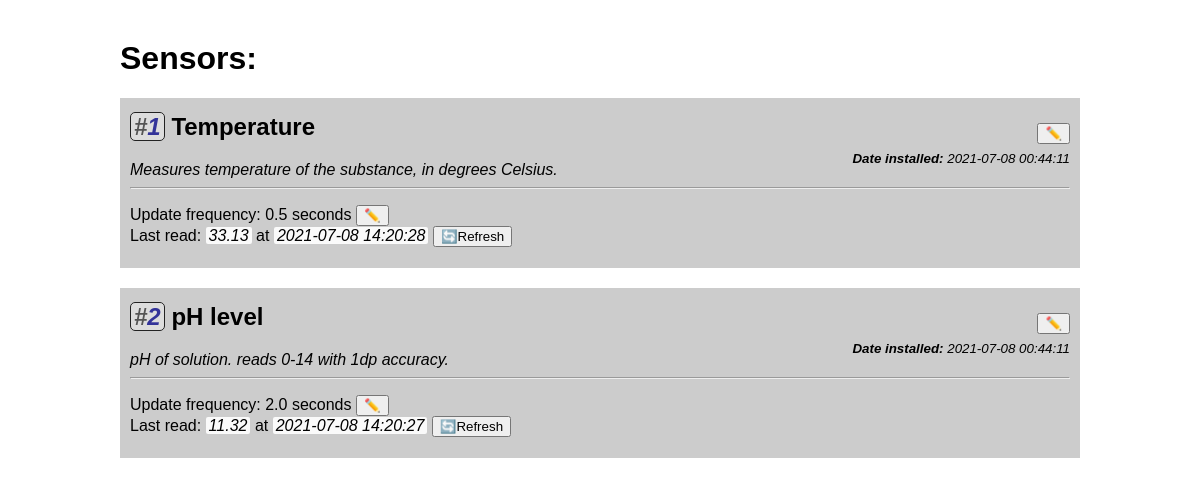
The page /sensors (signed in) on the database its author committed.
### tables this page shows
CREATE TABLE 'sensors' (
'id' INTEGER DEFAULT NULL PRIMARY KEY AUTOINCREMENT,
'name' TEXT DEFAULT 'New sensor',
'description' TEXT DEFAULT NULL,
'update_frequency' INTEGER DEFAULT 10, -- in deciseconds (*10ms)
'date_installed' INTEGER DEFAULT (strftime('%s','now'))
);

CREATE TABLE 'log' (
'id' INTEGER DEFAULT NULL PRIMARY KEY AUTOINCREMENT,
'timestamp' INTEGER DEFAULT (strftime('%s','now')),
'sensor' INTEGER DEFAULT NULL REFERENCES 'sensors' ('id'),
'value' REAL DEFAULT NULL,
'source_user' INTEGER DEFAULT NULL REFERENCES 'users' ('id')
);

### admin/panels.py (the view)
@admin_bp.route('/sensors')
@authenticate("MANAGE_SENSORS")
def sensor_control():
    sensors = list( map(list, get_all_sensors()) ) # get all sensors, as list of lists (not of tuples)
    print(sensors)
    for sensor in sensors:
        print(sensor[0])
        last_read_timestamp, last_value = get_recent_reading(sensor[0])
        sensor.append(last_value)
        sensor.append(last_read_timestamp)
    return render_template('sensors.html', sensors=sensors)

### api/logs.py (called while the page is built)
def get_recent_reading(sensor_id):
    with sqlite3.connect(DATABASE_PATH) as con:
        cur = con.cursor()
        cur.execute("SELECT datetime(timestamp, 'unixepoch', 'localtime'), value FROM log WHERE sensor = ? ORDER BY timestamp DESC LIMIT 1", [sensor_id])
        log = cur.fetchone()
    return log

### api/sensors.py (called while the page is built)
def get_all_sensors():
    with sqlite3.connect(DATABASE_PATH) as con:
        cur = con.cursor()
        cur.execute("SELECT id, name, description, datetime(date_installed, 'unixepoch', 'localtime') as date_installed, update_frequency FROM sensors")
        sensors = cur.fetchall()
    return sensors

### user/auth.py (called while the page is built)
def user_has_permissions(userID, permissionIDs, mode='all'):
    with sqlite3.connect(DATABASE_PATH) as con:
        cur = con.cursor()
        statement = "SELECT COUNT() FROM user_permissions WHERE user_id = ? AND permission_id IN ("+("?,"*len(permissionIDs))[:-1]+")"
        cur.execute(statement, [userID]+permissionIDs)
        result = cur.fetchone()[0]
        if mode == 'any':
            return result > 0
        if mode == 'all':
            return result == len(permissionIDs)

def get_permissionid(permission_name):
    with sqlite3.connect(DATABASE_PATH) as con:
        cur = con.cursor()
        cur.execute("SELECT id FROM permissions WHERE permission_name = ?", [permission_name])
        id = cur.fetchone()
    return id[0]

### admin/templates/sensors.html (shortened to what this page needs)
<h1>Sensors:</h1>
{% for id, name, description, timestamp, update_frequency, last_value, last_timestamp in sensors %}
<div class="sensor">
    <div>
        <button class="editbutton" onclick="editMetadata(this)">✏️</button>
        <h2>
            <span class="id_indicator">
                <span class="hashtag">#</span>{{id}}</span>
            <span class="name">{{name}}</span>
        </h2>
        <div class="installdate">
            <i><small>
                <b>Date installed:</b>
                <span class="timestamp">{{timestamp}}</span>
            </small></i>
        </div>
        <em>{{description}}</em>
    </div>
    <hr>
    <p>
        <div>
            Update frequency: <span class="text_{{id}}"></span>
            <button onclick="editFreq(this)">✏️</button>
            <br>
            <div id="latest_{{id}}">
                Last read:
                <span class="variable">{{last_value}}</span>
                at
                <span class="variable">{{last_timestamp}}</span>
                <button onclick="refresh(this)">🔄Refresh</button>
            </div>
        </div>
    </p>
</div>
{% endfor %}

### admin/templates/sensors.html (style rules this page uses)
.sensor { background-color: #ccc; padding: 5px 10px; margin-bottom: 20px; }
.sensor .id_indicator { font-style: oblique; color: #339; border: 1px solid #222; border-radius: 5px; padding: 0px 3px; background-color: #ddd; }
.id_indicator .hashtag { color: #555; }
.sensor h2 { margin-top:10px; }
.installdate { float:right; margin-top:-10px; }
.editbutton { float:right; margin-top: 10px; }
.variable { font-style: italic; border-radius: 2px; padding: 0px 3px; background-color: #fafafa; }

### rows shown on the page
sensors: sensors "Temperature", sensors "Measures temperature of the substance, in degrees Celsius."
log: sensors "33.13"
sensors: sensors "pH level", sensors "pH of solution. reads 0-14 with 1dp accuracy."
log: sensors "11.32"

### other values the page prints
{{ id }} "1" "2"
{{ timestamp }} "2021-07-08 00:44:11" "2021-07-08 00:44:11"
{{ last_timestamp }} "2021-07-08 14:20:28" "2021-07-08 14:20:27"
